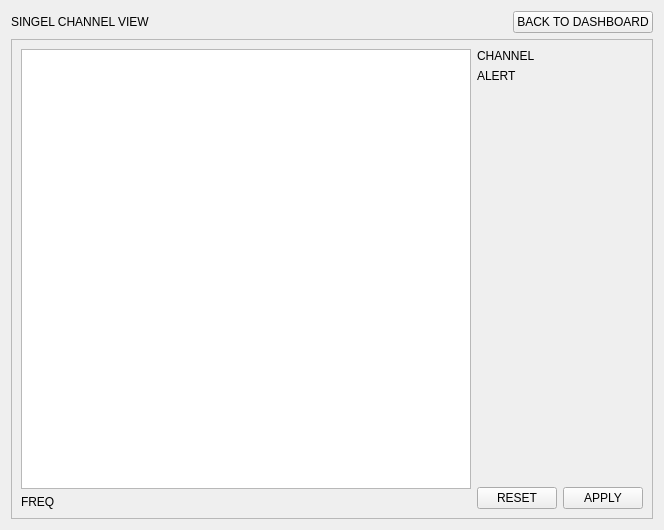
<?xml version="1.0" encoding="UTF-8"?>
<ui version="4.0">
 <class>singleChannelView</class>
 <widget class="QWidget" name="singleChannelView">
  <property name="geometry">
   <rect>
    <x>0</x>
    <y>0</y>
    <width>664</width>
    <height>530</height>
   </rect>
  </property>
  <property name="windowTitle">
   <string>Form</string>
  </property>
  <layout class="QGridLayout" name="gridLayout">
   <item row="0" column="2">
    <widget class="QPushButton" name="pushButton">
     <property name="text">
      <string>BACK TO DASHBOARD</string>
     </property>
    </widget>
   </item>
   <item row="0" column="0">
    <widget class="TitleLabel" name="titleLabel">
     <property name="text">
      <string>SINGEL CHANNEL VIEW</string>
     </property>
    </widget>
   </item>
   <item row="0" column="1">
    <spacer name="horizontalSpacer">
     <property name="orientation">
      <enum>Qt::Horizontal</enum>
     </property>
     <property name="sizeHint" stdset="0">
      <size>
       <width>40</width>
       <height>20</height>
      </size>
     </property>
    </spacer>
   </item>
   <item row="1" column="0" colspan="3">
    <widget class="QScrollArea" name="scrollArea">
     <property name="widgetResizable">
      <bool>true</bool>
     </property>
     <widget class="QWidget" name="scrollAreaWidgetContents">
      <property name="geometry">
       <rect>
        <x>0</x>
        <y>0</y>
        <width>638</width>
        <height>470</height>
       </rect>
      </property>
      <layout class="QHBoxLayout" name="horizontalLayout_3">
       <item>
        <layout class="QHBoxLayout" name="mainLayout">
         <item>
          <layout class="QVBoxLayout" name="graphLayout">
           <item>
            <widget class="GraphicsLayoutWidget" name="graphicsView"/>
           </item>
           <item>
            <widget class="BigContentLabel" name="freqLabel">
             <property name="text">
              <string>FREQ</string>
             </property>
            </widget>
           </item>
          </layout>
         </item>
         <item>
          <layout class="QVBoxLayout" name="setupLayout">
           <item>
            <widget class="QLabel" name="channelNameLabel">
             <property name="sizePolicy">
              <sizepolicy hsizetype="Preferred" vsizetype="Maximum">
               <horstretch>0</horstretch>
               <verstretch>0</verstretch>
              </sizepolicy>
             </property>
             <property name="text">
              <string>CHANNEL</string>
             </property>
            </widget>
           </item>
           <item>
            <widget class="QLabel" name="alertLabel">
             <property name="sizePolicy">
              <sizepolicy hsizetype="Preferred" vsizetype="Maximum">
               <horstretch>0</horstretch>
               <verstretch>0</verstretch>
              </sizepolicy>
             </property>
             <property name="text">
              <string>ALERT</string>
             </property>
            </widget>
           </item>
           <item>
            <widget class="ChannelSetup" name="channelSetupWidget" native="true">
             <property name="sizePolicy">
              <sizepolicy hsizetype="Preferred" vsizetype="MinimumExpanding">
               <horstretch>0</horstretch>
               <verstretch>0</verstretch>
              </sizepolicy>
             </property>
            </widget>
           </item>
           <item>
            <layout class="QHBoxLayout" name="horizontalLayout_2">
             <item>
              <widget class="QPushButton" name="resetBtn">
               <property name="text">
                <string>RESET</string>
               </property>
              </widget>
             </item>
             <item>
              <widget class="QPushButton" name="deleteChannelButton">
               <property name="text">
                <string>APPLY</string>
               </property>
              </widget>
             </item>
            </layout>
           </item>
          </layout>
         </item>
        </layout>
       </item>
      </layout>
     </widget>
    </widget>
   </item>
  </layout>
 </widget>
 <customwidgets>
  <customwidget>
   <class>BigContentLabel</class>
   <extends>QLabel</extends>
   <header>wavemeter_dashboard/view/widgets/misc</header>
  </customwidget>
  <customwidget>
   <class>TitleLabel</class>
   <extends>QLabel</extends>
   <header>wavemeter_dashboard/view/widgets/misc</header>
  </customwidget>
  <customwidget>
   <class>ChannelSetup</class>
   <extends>QWidget</extends>
   <header>wavemeter_dashboard/view/widgets/channel_setup</header>
   <container>1</container>
  </customwidget>
  <customwidget>
   <class>GraphicsLayoutWidget</class>
   <extends>QGraphicsView</extends>
   <header>pyqtgraph</header>
  </customwidget>
 </customwidgets>
 <resources/>
 <connections/>
</ui>
